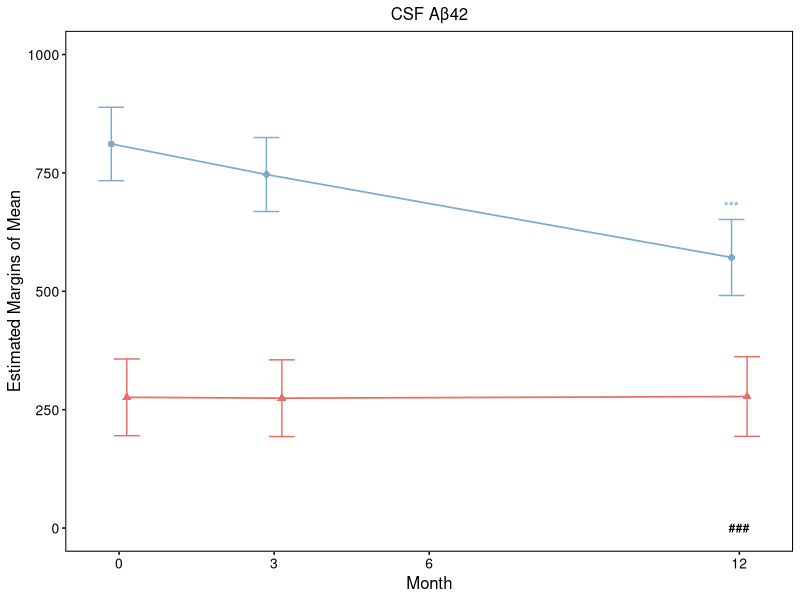
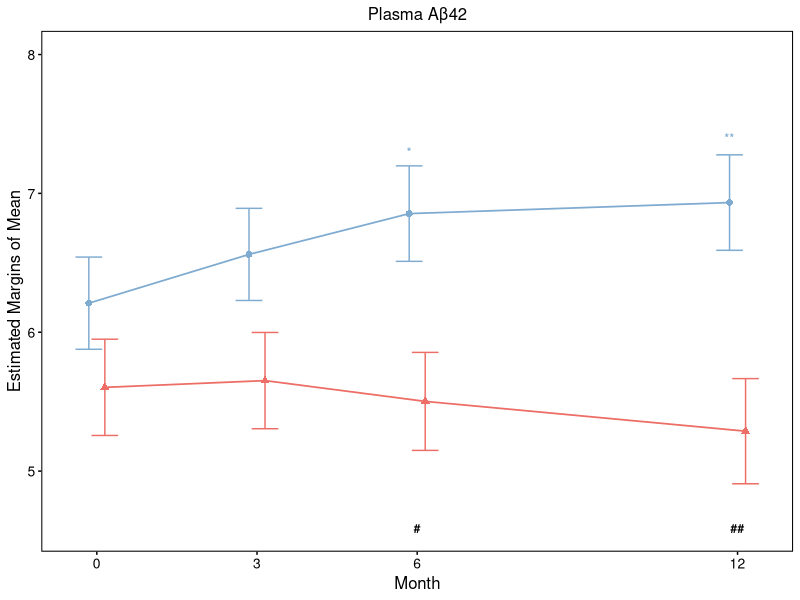
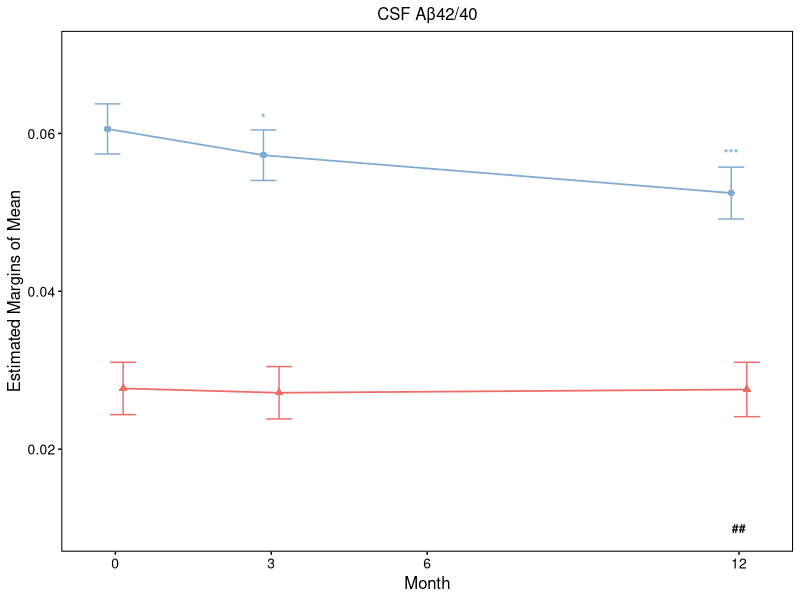
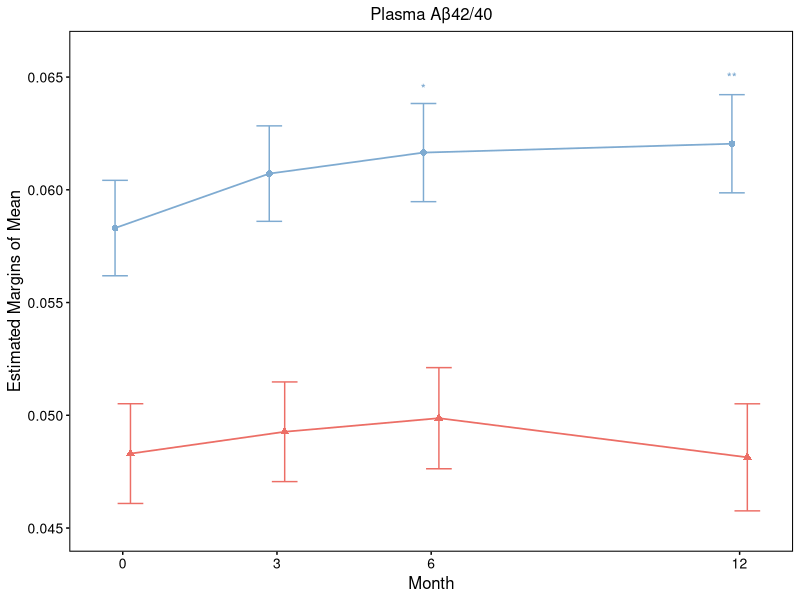

Reproduce these figures in R, in order. (Note: this script raises an error after producing the figures.)
## ---- chunk 1
knitr::opts_chunk$set(echo = TRUE)
require(ggplot2)
require(dplyr)
require(tibble)
require(grid)
require(gridExtra)
## ---- chunk 2
# Data setup
months = c(0, 3, 12)
jitter = 0.15

csf_AD0 = c(0.0605701, 0.0572443, 0.0524456)
csf_AD1 = c(0.0276862, 0.0271401, 0.0275562)
csf_AD0_se = c(0.0031768, 0.0032022, 0.003289)
csf_AD1_se = c(0.003318, 0.003318, 0.0034451)

p_values_AD0 = c(NA, 0.020, 0.000)
p_values_AD1 = c(NA, 0.702, 0.939)
interaction_p_values = c(NA, 0.168, 0.001)

y_axis_p_value_locations = list(
  AD0 = c(NA, 0.062, 0.0575),
  AD1 = c(NA, 0.028, 0.028)
)

interaction_y_location = 0.02
y_axis_limits = c(0.01, 0.07)

df_ab4240_csf = bind_rows(
  tibble(
    month = months - jitter,
    group = "Non-AD",
    mean = csf_AD0,
    se = csf_AD0_se,
    pval = p_values_AD0,
    p_y = y_axis_p_value_locations$AD0,
    tissue = "CSF", cytokine = "Aβ42/40"
  ),
  tibble(
    month = months + jitter,
    group = "AD",
    mean = csf_AD1,
    se = csf_AD1_se,
    pval = p_values_AD1,
    p_y = y_axis_p_value_locations$AD1,
    tissue = "CSF", cytokine = "Aβ42/40"
  )
)

df_ab4240_csf$marker = sapply(df_ab4240_csf$pval, function(p) {
  if (is.na(p)) return(NA)
  if (p < 0.001) return("***")
  else if (p < 0.01) return("**")
  else if (p < 0.05) return("*")
  else return(NA)
})

interaction_df_ab4240_csf = tibble(
  month = months,
  pval = interaction_p_values,
  y = interaction_y_location,
  marker = sapply(interaction_p_values, function(p) {
    if (is.na(p)) return(NA)
    if (p < 0.001) return("###")
    else if (p < 0.01) return("##")
    else if (p < 0.05) return("#")
    else return(NA)
  }),
  tissue = "CSF", cytokine = "Aβ42/40"
) %>% filter(!is.na(marker))
## ---- chunk 3
# Data
months = c(0, 3, 6, 12)
jitter = 0.15

plasma_AD0 = c(0.0583042, 0.060718, 0.0616505, 0.0620428)
plasma_AD1 = c(0.0483008, 0.0492694, 0.049871, 0.0481358)
plasma_AD0_se = c(0.0021166, 0.0021166, 0.0021772, 0.0021772)
plasma_AD1_se = c(0.0022107, 0.0022107, 0.0022426, 0.0023739)

p_values_AD0 = c(NA, 0.072, 0.020, 0.009)
p_values_AD1 = c(NA, 0.490, 0.280, 0.920)
interaction_p_values = c(NA, 0.457, 0.385, 0.074)

y_axis_p_value_locations = list(
  AD0 = c(NA, 0.064, 0.0645, 0.065),
  AD1 = c(NA, 0.049, 0.05, 0.048)
)

interaction_y_location = 0.043
y_axis_limits = c(0.040, 0.07)

# Create dataframe
df_ab4240_Plasma = bind_rows(
  tibble(
    month = months - jitter,
    group = "Non-AD",
    mean = plasma_AD0,
    se = plasma_AD0_se,
    pval = p_values_AD0,
    p_y = y_axis_p_value_locations$AD0,
    tissue = "Plasma", cytokine = "Aβ42/40"
  ),
  tibble(
    month = months + jitter,
    group = "AD",
    mean = plasma_AD1,
    se = plasma_AD1_se,
    pval = p_values_AD1,
    p_y = y_axis_p_value_locations$AD1,
    tissue = "Plasma", cytokine = "Aβ42/40"
  )
)

df_ab4240_Plasma$marker = sapply(df_ab4240_Plasma$pval, function(p) {
  if (is.na(p)) return(NA)
  else if (p < 0.001) return("***")
  else if (p < 0.01) return("**")
  else if (p < 0.05) return("*")
  else return(NA)
})

interaction_df_ab4240_Plasma = tibble(
  month = months,
  pval = interaction_p_values,
  y = interaction_y_location,
  marker = sapply(interaction_p_values, function(p) {
    if (is.na(p)) return(NA)
    else if (p < 0.001) return("###")
    else if (p < 0.01) return("##")
    else if (p < 0.05) return("#")
    else return(NA)
  }),
  tissue = "Plasma", cytokine = "Aβ42/40"
) %>% filter(!is.na(marker))
## ---- chunk 4
# Set up data
months = c(0, 3, 12)
jitter = 0.15

csf_AD0 = c(811.0992, 746.5032, 571.3578)
csf_AD1 = c(276.0482, 274.2373, 277.7266)
csf_AD0_se = c(77.53405, 78.15711, 80.28895)
csf_AD1_se = c(80.98168, 80.98168, 84.09963)

p_values_AD0 = c(NA, 0.064, 0.000)
p_values_AD1 = c(NA, 0.959, 0.968)
interaction_p_values = c(NA, 0.203, 0.000)

y_axis_p_value_locations = list(
  AD0 = c(NA, 760, 680),
  AD1 = c(NA, 280, 280)
)

interaction_y_location = 1
y_axis_limits = c(0, 1000)

# Build dataframe
df_ab42_csf = bind_rows(
  tibble(month = months - jitter, group = "Non-AD", 
         mean = csf_AD0, se = csf_AD0_se, 
         pval = p_values_AD0, p_y = y_axis_p_value_locations$AD0,
         tissue = "CSF", cytokine = "Aβ42"),
  tibble(month = months + jitter, group = "AD", 
         mean = csf_AD1, se = csf_AD1_se, 
         pval = p_values_AD1, p_y = y_axis_p_value_locations$AD1,
         tissue = "CSF", cytokine = "Aβ42")
)

df_ab42_csf$marker = sapply(df_ab42_csf$pval, function(p) {
  if (is.na(p)) return(NA)
  if (p < 0.001) return("***")
  else if (p < 0.01) return("**")
  else if (p < 0.05) return("*")
  else return(NA)
})

interaction_df_ab42_csf = tibble(
  month = months,
  pval = interaction_p_values,
  marker = sapply(interaction_p_values, function(p) {
    if (is.na(p)) return(NA)
    if (p < 0.001) return("###")
    else if (p < 0.01) return("##")
    else if (p < 0.05) return("#")
    else return(NA)
  }),
  y = interaction_y_location,
  tissue = "CSF", cytokine = "Aβ42"
) %>% filter(!is.na(marker))
## ---- chunk 5
# Data
months = c(0, 3, 6, 12)
jitter = 0.15

plasma_AD0 = c(6.209395, 6.560551, 6.85432, 6.933761)
plasma_AD1 = c(5.603251, 5.651607, 5.501959, 5.287381)
plasma_AD0_se = c(0.3318733, 0.3318733, 0.3437813, 0.3437813)
plasma_AD1_se = c(0.3466304, 0.3466304, 0.3529039, 0.3786556)

p_values_AD0 = c(NA, 0.139, 0.011, 0.004)
p_values_AD1 = c(NA, 0.845, 0.693, 0.278)
interaction_p_values = c(NA, 0.378, 0.039, 0.007)

y_axis_p_value_locations = list(
  AD0 = c(NA, 6.6, 7.3, 7.4),
  AD1 = c(NA, 5.7, 5.5, 5.3)
)

y_axis_limits = c(4.5, 8)
interaction_y_location = 4.6

# Prepare data frame
df_ab42_Plasma = bind_rows(
  data.frame(
    month = months - jitter, group = "Non-AD",
    mean = plasma_AD0, se = plasma_AD0_se,
    pval = p_values_AD0, p_y = y_axis_p_value_locations$AD0,
    tissue = "Plasma", cytokine = "Aβ42"
  ),
  data.frame(
    month = months + jitter, group = "AD",
    mean = plasma_AD1, se = plasma_AD1_se,
    pval = p_values_AD1, p_y = y_axis_p_value_locations$AD1,
    tissue = "Plasma", cytokine = "Aβ42"
  )
)

df_ab42_Plasma$marker = sapply(df_ab42_Plasma$pval, function(p) {
  if (is.na(p)) return(NA)
  if (p < 0.001) return("***")
  else if (p < 0.01) return("**")
  else if (p < 0.05) return("*")
  else return(NA)
})

interaction_df_ab42_Plasma = data.frame(
  month = months,
  pval = interaction_p_values,
  marker = sapply(interaction_p_values, function(p) {
    if (is.na(p)) return(NA)
    if (p < 0.001) return("###")
    else if (p < 0.01) return("##")
    else if (p < 0.05) return("#")
    else return(NA)
  }),
  y = interaction_y_location,
  tissue = "Plasma", cytokine = "Aβ42"
) %>% filter(!is.na(marker))
## ---- chunk 6
# Define color and shape mappings
color_map = c("Non-AD" = "#7FABD1", "AD" = "#EC6E66")
shape_map = c("Non-AD" = 16, "AD" = 17)

# Define a function to generate individual plots
make_plot = function(df, interaction_df, y_axis_limits, tissue, scale_y = F, scale_num = 100) {
  if(scale_y){
    p = ggplot(df, aes(x = month, y = mean * scale_num, color = group, shape = group)) +
      geom_text(data = df %>% filter(!is.na(marker)),
              aes(label = marker, y = p_y * scale_num), size = 3, fontface = "bold", show.legend = FALSE) +
      geom_text(data = interaction_df,
              aes(x = month, y = (y - 0.01) * scale_num, label = marker),
              inherit.aes = FALSE, size = 3, fontface = "bold", color = "black") +
      geom_errorbar(aes(ymin = (mean - se) * scale_num, ymax = (mean + se) * scale_num), 
                    width = 0.5, size = 0.5)
  }else{
    p = ggplot(df, aes(x = month, y = mean, color = group, shape = group)) +
      geom_text(data = df %>% filter(!is.na(marker)),
              aes(label = marker, y = p_y), size = 3, fontface = "bold", show.legend = FALSE) +
      geom_text(data = interaction_df,
              aes(x = month, y = y - 0.01, label = marker),
              inherit.aes = FALSE, size = 3, fontface = "bold", color = "black") +
      geom_errorbar(aes(ymin = mean - se, ymax = mean + se), width = 0.5, size = 0.5)
  }
  
  ylab = "Estimated Margins of Mean"
  p = p +
    geom_point(size = 2) +
    geom_line(aes(group = group), size = 0.6) +
    scale_color_manual(values = color_map) +
    scale_shape_manual(values = shape_map) +
    scale_x_continuous(breaks = c(0, 3, 6, 12)) +
    scale_y_continuous(
      limits = y_axis_limits
    ) + 
    labs(x = "Month", y = ylab, title = paste(tissue, unique(df$cytokine))) +
    theme_minimal(base_size = 10) +
    theme(
      panel.grid = element_blank(),
      panel.border = element_rect(color = "black", fill = NA, linewidth = 0.7),
      axis.text = element_text(color = "black", size = 10),
      plot.title = element_text(color = "black", size = 12, hjust = 0.5), 
      axis.title = element_text(color = "black", size = 12),
      legend.position = "none",
      axis.ticks = element_line(color = "black", linewidth = 0.5),
      axis.ticks.length = unit(0.08, "cm"),
      axis.minor.ticks.length.y = unit(0.05, "cm")
    )
}


# Split data
df_ab42_csf_plot = make_plot(
  df_ab42_csf,
  interaction_df_ab42_csf,
  y_axis_limits = c(0, 1000),
  tissue = "CSF"
)

df_ab42_plasma_plot = make_plot(
  df_ab42_Plasma,
  interaction_df_ab42_Plasma,
  y_axis_limits = c(4.59, 8),
  tissue = "Plasma"
)

df_ab4240_csf_plot = make_plot(
  df_ab4240_csf,
  interaction_df_ab4240_csf,
  y_axis_limits = c(0.01, 0.07),
  tissue = "CSF"
)

df_ab4240_plasma_plot = make_plot(
  df_ab4240_Plasma,
  interaction_df_ab4240_Plasma,
  y_axis_limits = c(0.045, 0.066),
  tissue = "Plasma"
)


# Combine using ggarrange
ggarrange(
  df_ab42_csf_plot + theme(axis.title.x = element_blank(), axis.title.y = element_text(color = "black", size = 12, vjust = -1)), 
  NULL,
  df_ab42_plasma_plot + theme(axis.title.y = element_blank(),axis.title.x = element_blank()), 
  
  NULL, NULL, NULL,
  
  df_ab4240_csf_plot + theme(axis.title.y = element_text(color = "black", size = 12, vjust = -1)), 
  NULL,
  df_ab4240_plasma_plot + theme(axis.title.y = element_blank()), 
  ncol = 3, nrow = 3, align = "hv",
  widths = c(1, -0.1, 1),
  heights = c(1, -0.1, 1)
)
ggsave("../outputs/Figure5 AB.tiff", height = 4.5, width = 4.9)
## ---- chunk 7
# Data
months = c(0, 3, 12)
x = seq_along(months)
bar_width = 0.35

means_ad0 = c(131.26, 114.88, 81.11)
means_ad1 = c(51.07, 51.37, 55.47)
se_ad0 = c(12.91, 13.03, 13.44)
se_ad1 = c(13.48, 13.48, 14.08)

# Significance markers
markers_within = list(
  `3_ad0` = "**",
  `12_ad0` = "***"
)
markers_interaction = list(
  `12` = "###"
)

# Data
months = c(0, 3, 12)
x_vals = factor(months)
bar_width = 0.7

df = data.frame(
  month = rep(x_vals, 2),
  group = rep(c("Non-AD", "AD"), each = length(months)),
  mean = c(131.26, 114.88, 81.11, 51.07, 51.37, 55.47),
  se = c(12.91, 13.03, 13.44, 13.48, 13.48, 14.08)
)

# Significance markers
sig_text = data.frame(
  month = factor(c(3, 12, 12)),
  group = c("Non-AD", "Non-AD", "AD"),
  label = c("**", "***", "###"),
  y = c(114.88 + 13.03 + 5, 81.11 + 13.44 + 5, 4.7),
  hjust = 0.5,
  color = c("#7FABD1", "#7FABD1", "black"),
  fontface = c("bold", "bold", "bold")
)

# Plot
ggplot(df, aes(x = month, y = mean, fill = factor(group, levels = c("Non-AD", "AD")))) +
  geom_bar(stat = "identity", position = position_dodge(width = bar_width), 
           width = bar_width, color = "black", size = 0.3) +
  geom_errorbar(aes(ymin = mean - se, ymax = mean + se),
                position = position_dodge(width = bar_width), 
                width = 0.1, linewidth = 0.4) +
  geom_text(data = sig_text, 
            aes(x = month, y = y, label = label, fontface = fontface), color = "black",
            inherit.aes = FALSE, size = 3.5, show.legend = FALSE) +
  scale_fill_manual(values = c("Non-AD" = "#7FABD1", "AD" = "#EC6E66")) +
  scale_color_identity() +
  labs(x = "Month", y = "CSF/Plasma Aβ42 Ratio", fill = "") +
  theme_minimal(base_size = 13) +
  scale_y_continuous(
    minor_breaks = seq(0, 150, by = 10),
    guide = guide_axis(minor.ticks = TRUE)
  ) +
  theme(
    panel.grid = element_blank(),
    panel.border = element_rect(color = "black", fill = NA, linewidth = 0.9),
    axis.text = element_text(color = "black", size = 12.5),
    axis.title.y = element_text(color = "black", size = 15, vjust = 0.5, hjust = 1),
    axis.title.x = element_text(color = "black", size = 15),
    legend.position = "none",
    strip.placement = "outside",
    axis.ticks = element_line(color = "black", linewidth = 0.5),
    axis.ticks.length = unit(0.08, "cm"),
    axis.minor.ticks.length.y = unit(0.05, "cm"),
    legend.text = element_text(size = 10, color = "black")
  )
ggsave("../outputs/Figure5 C.tiff", height = 2.7, width = 3.25)
## ---- chunk 8
library(ggplot2)
library(dplyr)
library(grid)
library(magick)

# Data
months <- c(0, 3, 12)
group <- c("MoCA > 25", "MoCA ≤ 25")

means <- data.frame(
  month = rep(months, 2),
  group = rep(group, each = length(months)),
  mean = c(125.542, 106.877, 77.1411, 62.988, 63.726, 64.000),
  se = c(14.970, 15.112, 15.412, 14.332, 14.332, 15.073)
)

# Significance markers
markers_within <- tribble(
  ~month, ~group,        ~marker,
  3,      "MoCA > 25",   "**",
  12,     "MoCA > 25",   "***",
  3,      "MoCA ≤ 25",   NA,
  12,     "MoCA ≤ 25",   NA
)

markers_interaction <- tibble(
  month = c(3, 12),
  marker = c("#", "###")
)

# Merge marker text
means <- left_join(means, markers_within, by = c("month", "group"))

# Bar width and positions
bar_width <- 0.8
means <- means %>%
  mutate(
    xpos = as.numeric(factor(month)) +
      ifelse(group == "MoCA > 25", -bar_width / 2, bar_width / 2)
  )

# Base plot
p <- ggplot(means, aes(x = factor(month), y = mean, fill = group)) +
  geom_bar(aes(group = group), stat = "identity", position = position_dodge(width = bar_width), width = bar_width, color = "black") +
  geom_errorbar(aes(ymin = mean - se, ymax = mean + se), 
                width = 0.15, position = position_dodge(width = bar_width), linewidth = 0.5) +
  scale_fill_manual(values = c("MoCA > 25" = "#7FABD1", "MoCA ≤ 25" = "#EC6E66")) +
  labs(x = "Month", y = "CSF/Plasma Aβ42 Ratio") +
  theme_minimal(base_size = 9) +
  scale_y_continuous(
    minor_breaks = seq(0, 150, by = 10),
    guide = guide_axis(minor.ticks = TRUE),
    limits = c(0, 150)
  ) +
  theme(
    panel.grid = element_blank(),
    panel.border = element_rect(color = "black", fill = NA, linewidth = 0.9),
    axis.text = element_text(color = "black", size = 12.5),
    axis.title.y = element_text(color = "black", size = 15, vjust = 0.5, hjust = 1),
    axis.title.x = element_text(color = "black", size = 15),
    legend.position = "none",
    strip.placement = "outside",
    axis.ticks = element_line(color = "black", linewidth = 0.5),
    axis.ticks.length = unit(0.08, "cm"),
    axis.minor.ticks.length.y = unit(0.05, "cm"),
    legend.text = element_text(size = 10, color = "black")
  )

# Add asterisks
p <- p + geom_text(
  data = means %>% filter(!is.na(marker)),
  aes(label = marker, y = mean + se + 5, x = factor(month)),
  position = position_dodge(width = bar_width),
  color = "black",
  size = 3,
  fontface = "bold",
  vjust = 0
)

# Add pound signs for interaction
p + geom_text(
  data = markers_interaction,
  aes(x = factor(month), y = 4.7, label = marker),
  inherit.aes = FALSE,
  size = 3,
  fontface = "bold",
  color = "black",
  label.padding = unit(0.15, "lines"),
  label.size = 0,
  fill = "white"
)

ggsave("../outputs/Figure5 D.tiff", height = 2.9, width = 3.4)
